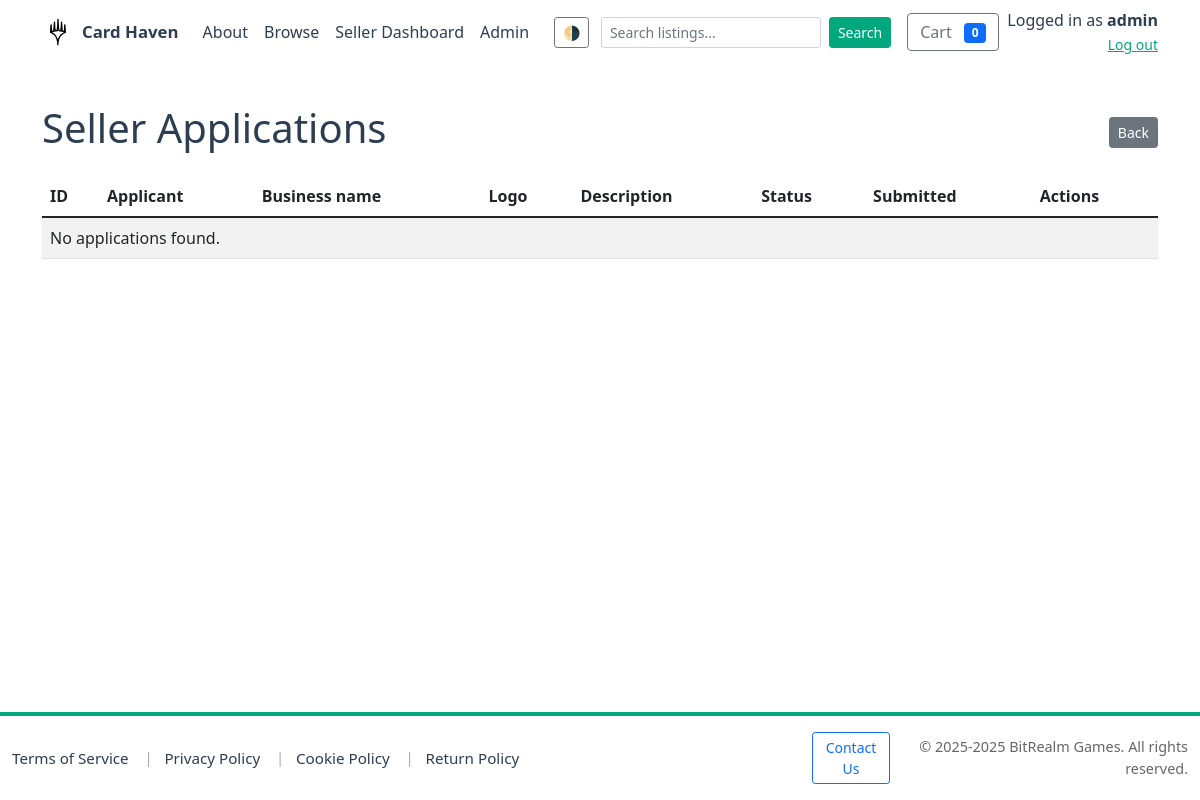
Before: /admin/seller_applications (signed in) with the older database file.
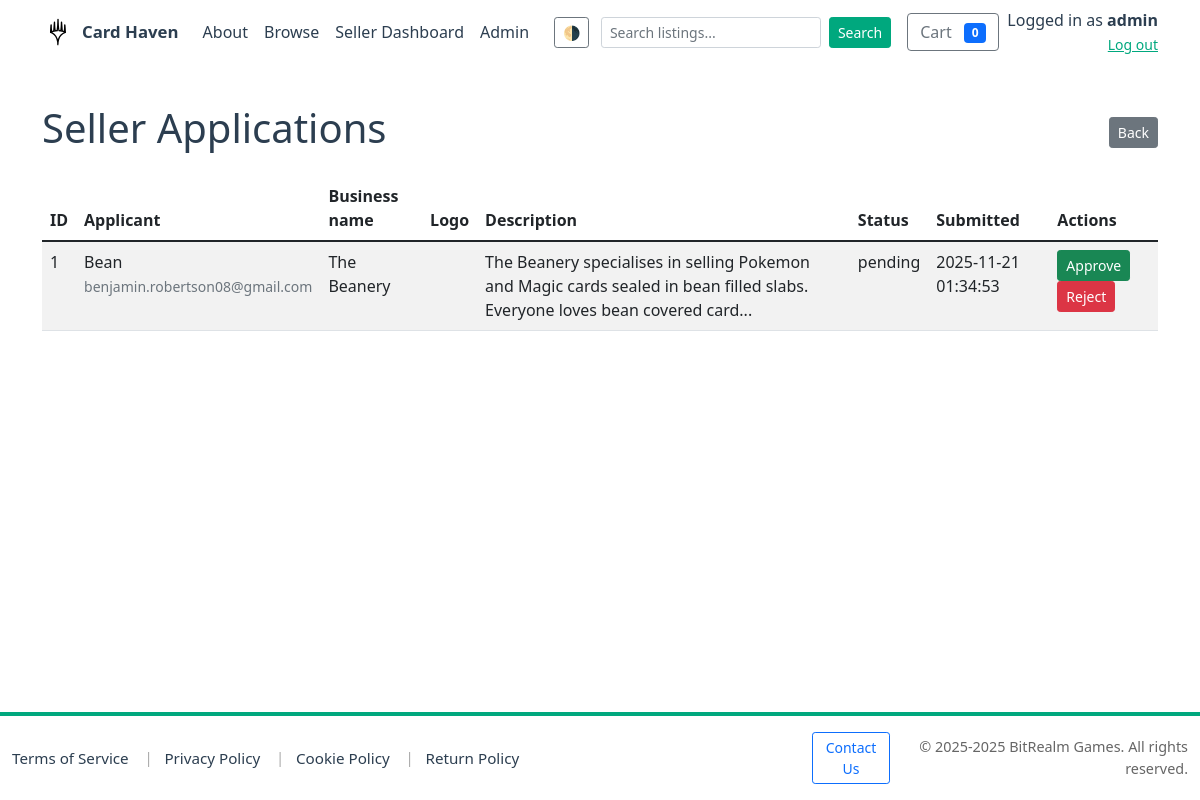
After: the same page with the newer database file.
### models.py (models this page shows, shortened)
class SellerApplication(db.Model):
    __tablename__ = 'seller_applications'
    id = db.Column(db.Integer, primary_key=True)
    user_id = db.Column(db.Integer, db.ForeignKey('users.id'))
    business_name = db.Column(db.String(255))
    seller_description = db.Column(db.Text)
    logo_url = db.Column(db.String(1024))
    status = db.Column(db.String(50), default='pending')
    created_at = db.Column(db.DateTime, default=datetime.utcnow)
    user = db.relationship('User')

class User(db.Model):
    __tablename__ = 'users'
    id = db.Column(db.Integer, primary_key=True)
    username = db.Column(db.String(150), unique=True, nullable=False)
    email = db.Column(db.String(255), unique=True, nullable=False)
    password_hash = db.Column(db.String(255), nullable=False)
    is_admin = db.Column(db.Boolean, default=False)
    is_seller = db.Column(db.Boolean, default=False)
    business_name = db.Column(db.String(255))
    seller_description = db.Column(db.Text)
    rating = db.Column(db.Float, default=0.0)
    total_sales = db.Column(db.Integer, default=0)
    logo_url = db.Column(db.String(512))
    created_at = db.Column(db.DateTime, default=datetime.utcnow)
    products = db.relationship('Product', back_populates='seller', lazy='dynamic')
    orders = db.relationship('Order', back_populates='buyer', lazy='dynamic')

### app.py (the view)
@app.route('/admin/seller_applications')
@admin_required
def admin_seller_applications():
    conn = get_db_connection()
    cur = conn.cursor()
    ensure_seller_applications_table(conn)
    cur.execute("SELECT sa.id, sa.user_id, sa.business_name, sa.seller_description, sa.logo_url, sa.status, sa.created_at, u.username, u.email FROM seller_applications sa LEFT JOIN users u ON sa.user_id = u.id ORDER BY sa.created_at DESC")
    applications = cur.fetchall()
    conn.close()
    return render_template('admin/seller_applications.html', applications=applications)

### app.py (called while the page is built)
def get_db_connection(path=DB_PATH):
    conn = sqlite3.connect(path)
    conn.row_factory = sqlite3.Row
    conn.execute("PRAGMA foreign_keys = ON;")
    try:
        cur = conn.cursor()
        cur.execute("PRAGMA table_info(products)")
        cols = [r['name'] for r in cur.fetchall()]
        if 'is_active' not in cols:
            try:
                cur.execute("ALTER TABLE products ADD COLUMN is_active INTEGER NOT NULL DEFAULT 1")
                conn.commit()
            except Exception:
                pass
    except Exception:
        pass
    return conn

@app.after_request
def set_security_headers(response):
    response.headers.setdefault('X-Frame-Options', 'SAMEORIGIN')
    response.headers.setdefault('X-Content-Type-Options', 'nosniff')
    response.headers.setdefault('Referrer-Policy', 'no-referrer-when-downgrade')
    if 'SSL_ENABLED' in globals() and SSL_ENABLED:
        response.headers.setdefault('Strict-Transport-Security', 'max-age=63072000; includeSubDomains; preload')
    return response

### templates/admin/seller_applications.html (shortened to what this page needs)
<!doctype html>
<html lang="en">
<head>
  {% include 'head_includes.html' %}
</head>
<body>
  {% include 'navbar.html' %}
  <div class="container my-4">
    <div class="d-flex justify-content-between align-items-center">
      <h1>Seller Applications</h1>
      <a href="{{ url_for('admin_index') }}" class="btn btn-sm btn-secondary">Back</a>
    </div>
    <table class="table table-striped mt-3">
      <thead>
        <tr>
          <th>ID</th>
          <th>Applicant</th>
          <th>Business name</th>
            <th>Logo</th>
            <th>Description</th>
          <th>Status</th>
          <th>Submitted</th>
          <th>Actions</th>
        </tr>
      </thead>
      <tbody>
        {% for a in applications %}
          <tr>
            <td>{{ a['id'] }}</td>
            <td>
              {% if a['username'] %}
                {{ a['username'] }} <br><small class="text-muted">{{ a['email'] }}</small>
              {% else %}
                User {{ a['user_id'] }}
              {% endif %}
            </td>
            <td>{{ a['business_name'] or '' }}</td>
            <td>
            </td>
            <td>{{ (a['seller_description'] or '')[:120] }}{% if (a['seller_description'] or '')|length > 120 %}...{% endif %}</td>
            <td>{{ a['status'] or 'pending' }}</td>
            <td>{{ (a['created_at'] or '')[:19] }}</td>
            <td>
              {% if (a['status'] or 'pending') != 'approved' %}
                <form method="post" action="{{ url_for('admin_seller_application_action', app_id=a['id'], action='approve') }}" style="display:inline">
                  <button class="btn btn-sm btn-success">Approve</button>
                </form>
              {% endif %}
              {% if (a['status'] or 'pending') != 'rejected' %}
                <form method="post" action="{{ url_for('admin_seller_application_action', app_id=a['id'], action='reject') }}" style="display:inline">
                  <button class="btn btn-sm btn-danger">Reject</button>
                </form>
              {% endif %}
            </td>
          </tr>
        {% else %}
          <tr><td colspan="8">No applications found.</td></tr>
        {% endfor %}
      </tbody>
    </table>
  </div>
  {% include 'footer.html' %}
</body>
</html>

Changed rows visible on the page:
added SellerApplication: id "1", username "Bean", email "benjamin.robertson08@gmail.com", business_name "The Beanery", seller_description "The Beanery specialises in selling Pokemon and Magic cards sealed in bean filled slabs. Everyone loves bean covered card", status "pending", created_at "2025-11-21 01:34:53"
Other visible differences:
text no longer shown: "No applications found."
